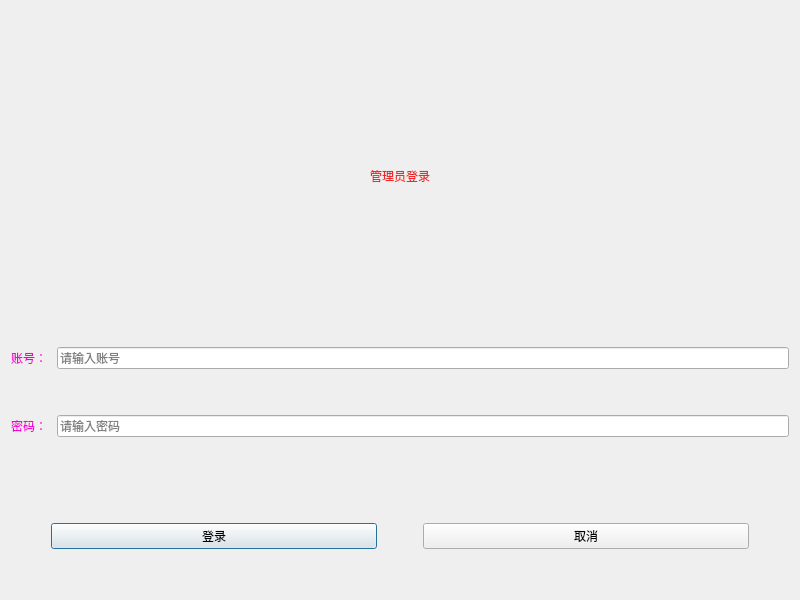
<?xml version="1.0" encoding="UTF-8"?>
<ui version="4.0">
 <class>Dialog</class>
 <widget class="QDialog" name="Dialog">
  <property name="geometry">
   <rect>
    <x>0</x>
    <y>0</y>
    <width>800</width>
    <height>600</height>
   </rect>
  </property>
  <property name="minimumSize">
   <size>
    <width>800</width>
    <height>600</height>
   </size>
  </property>
  <property name="maximumSize">
   <size>
    <width>800</width>
    <height>600</height>
   </size>
  </property>
  <property name="windowTitle">
   <string>Dialog</string>
  </property>
  <layout class="QVBoxLayout" name="verticalLayout">
   <item>
    <spacer name="verticalSpacer_4">
     <property name="orientation">
      <enum>Qt::Vertical</enum>
     </property>
     <property name="sizeType">
      <enum>QSizePolicy::Preferred</enum>
     </property>
     <property name="sizeHint" stdset="0">
      <size>
       <width>20</width>
       <height>40</height>
      </size>
     </property>
    </spacer>
   </item>
   <item>
    <widget class="QLabel" name="label">
     <property name="styleSheet">
      <string notr="true">color: rgb(239, 41, 41);
font: 57 30pt &quot;WenQuanYi Zen Hei Sharp&quot;;</string>
     </property>
     <property name="text">
      <string>管理员登录</string>
     </property>
     <property name="alignment">
      <set>Qt::AlignCenter</set>
     </property>
    </widget>
   </item>
   <item>
    <spacer name="verticalSpacer">
     <property name="orientation">
      <enum>Qt::Vertical</enum>
     </property>
     <property name="sizeType">
      <enum>QSizePolicy::Preferred</enum>
     </property>
     <property name="sizeHint" stdset="0">
      <size>
       <width>20</width>
       <height>40</height>
      </size>
     </property>
    </spacer>
   </item>
   <item>
    <layout class="QHBoxLayout" name="horizontalLayout_2">
     <item>
      <widget class="QLabel" name="label_2">
       <property name="styleSheet">
        <string notr="true">font: 75 20pt &quot;WenQuanYi Zen Hei Sharp&quot;;
color: rgb(248, 0, 216);</string>
       </property>
       <property name="text">
        <string>账号： </string>
       </property>
      </widget>
     </item>
     <item>
      <widget class="QLineEdit" name="leAccount">
       <property name="styleSheet">
        <string notr="true">font: 57 18pt &quot;WenQuanYi Zen Hei Sharp&quot;;</string>
       </property>
       <property name="placeholderText">
        <string>请输入账号</string>
       </property>
       <property name="clearButtonEnabled">
        <bool>true</bool>
       </property>
      </widget>
     </item>
    </layout>
   </item>
   <item>
    <spacer name="verticalSpacer_2">
     <property name="orientation">
      <enum>Qt::Vertical</enum>
     </property>
     <property name="sizeType">
      <enum>QSizePolicy::Preferred</enum>
     </property>
     <property name="sizeHint" stdset="0">
      <size>
       <width>20</width>
       <height>40</height>
      </size>
     </property>
    </spacer>
   </item>
   <item>
    <layout class="QHBoxLayout" name="horizontalLayout">
     <item>
      <widget class="QLabel" name="label_3">
       <property name="styleSheet">
        <string notr="true">font: 75 20pt &quot;WenQuanYi Zen Hei Sharp&quot;;
color: rgb(248, 0, 216);</string>
       </property>
       <property name="text">
        <string>密码： </string>
       </property>
      </widget>
     </item>
     <item>
      <widget class="QLineEdit" name="lePasswd">
       <property name="styleSheet">
        <string notr="true">font: 57 18pt &quot;WenQuanYi Zen Hei Sharp&quot;;</string>
       </property>
       <property name="echoMode">
        <enum>QLineEdit::Password</enum>
       </property>
       <property name="placeholderText">
        <string>请输入密码</string>
       </property>
      </widget>
     </item>
    </layout>
   </item>
   <item>
    <spacer name="verticalSpacer_6">
     <property name="orientation">
      <enum>Qt::Vertical</enum>
     </property>
     <property name="sizeType">
      <enum>QSizePolicy::Preferred</enum>
     </property>
     <property name="sizeHint" stdset="0">
      <size>
       <width>20</width>
       <height>40</height>
      </size>
     </property>
    </spacer>
   </item>
   <item>
    <spacer name="verticalSpacer_3">
     <property name="orientation">
      <enum>Qt::Vertical</enum>
     </property>
     <property name="sizeType">
      <enum>QSizePolicy::Preferred</enum>
     </property>
     <property name="sizeHint" stdset="0">
      <size>
       <width>20</width>
       <height>40</height>
      </size>
     </property>
    </spacer>
   </item>
   <item>
    <layout class="QHBoxLayout" name="horizontalLayout_3">
     <item>
      <spacer name="horizontalSpacer_2">
       <property name="orientation">
        <enum>Qt::Horizontal</enum>
       </property>
       <property name="sizeType">
        <enum>QSizePolicy::Preferred</enum>
       </property>
       <property name="sizeHint" stdset="0">
        <size>
         <width>40</width>
         <height>20</height>
        </size>
       </property>
      </spacer>
     </item>
     <item>
      <widget class="QPushButton" name="btnLogin">
       <property name="styleSheet">
        <string notr="true">font: 57 18pt &quot;WenQuanYi Zen Hei Sharp&quot;;</string>
       </property>
       <property name="text">
        <string>登录</string>
       </property>
      </widget>
     </item>
     <item>
      <spacer name="horizontalSpacer">
       <property name="orientation">
        <enum>Qt::Horizontal</enum>
       </property>
       <property name="sizeType">
        <enum>QSizePolicy::Preferred</enum>
       </property>
       <property name="sizeHint" stdset="0">
        <size>
         <width>40</width>
         <height>20</height>
        </size>
       </property>
      </spacer>
     </item>
     <item>
      <widget class="QPushButton" name="pushButton_2">
       <property name="styleSheet">
        <string notr="true">font: 57 18pt &quot;WenQuanYi Zen Hei Sharp&quot;;</string>
       </property>
       <property name="text">
        <string>取消</string>
       </property>
      </widget>
     </item>
     <item>
      <spacer name="horizontalSpacer_3">
       <property name="orientation">
        <enum>Qt::Horizontal</enum>
       </property>
       <property name="sizeType">
        <enum>QSizePolicy::Preferred</enum>
       </property>
       <property name="sizeHint" stdset="0">
        <size>
         <width>40</width>
         <height>20</height>
        </size>
       </property>
      </spacer>
     </item>
    </layout>
   </item>
   <item>
    <spacer name="verticalSpacer_5">
     <property name="orientation">
      <enum>Qt::Vertical</enum>
     </property>
     <property name="sizeType">
      <enum>QSizePolicy::Preferred</enum>
     </property>
     <property name="sizeHint" stdset="0">
      <size>
       <width>20</width>
       <height>40</height>
      </size>
     </property>
    </spacer>
   </item>
  </layout>
 </widget>
 <resources/>
 <connections>
  <connection>
   <sender>pushButton_2</sender>
   <signal>clicked(bool)</signal>
   <receiver>Dialog</receiver>
   <slot>close()</slot>
   <hints>
    <hint type="sourcelabel">
     <x>555</x>
     <y>504</y>
    </hint>
    <hint type="destinationlabel">
     <x>711</x>
     <y>449</y>
    </hint>
   </hints>
  </connection>
 </connections>
</ui>
